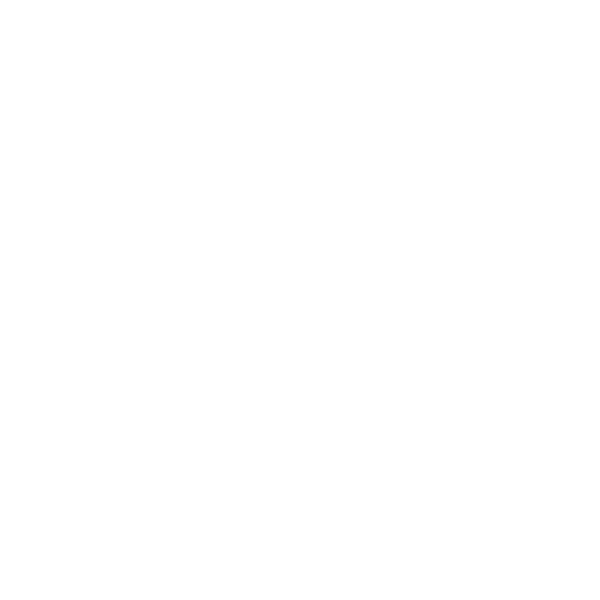
Frame 1 (no input)
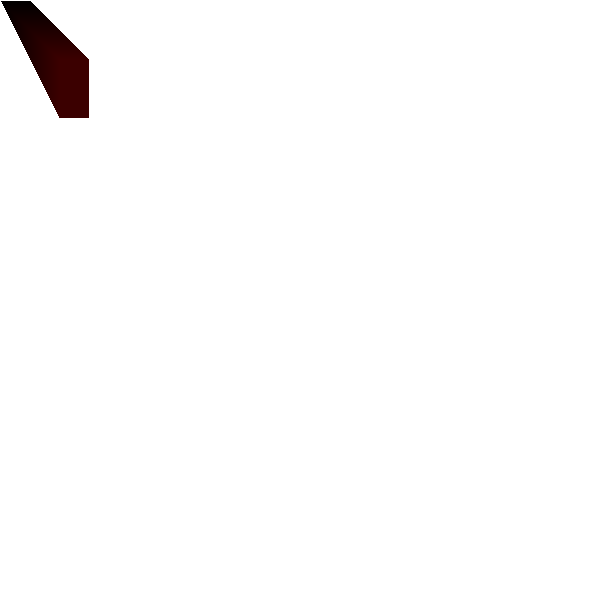
Frame 60 (the mouse pressed at the canvas centre just before this capture)
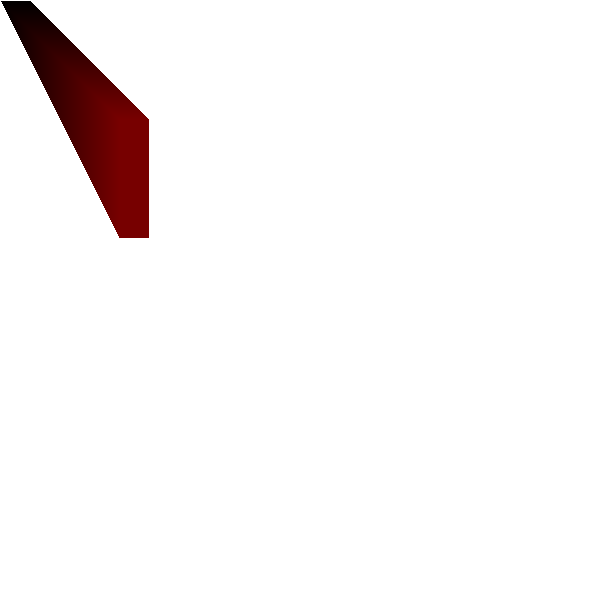
Frame 120 (the mouse held since frame 60 and released just before this capture)

The Processing sketch that drew these frames (run headless with seeded random() and noise(); from frame 60 on, the mouse is pressed at the canvas centre):

// Processing sketch: processing_125234
// ── processing_125234.pde

int bob=0;
float bob2=0;
int pat=0;

void setup() {
  size(600, 600);
  background(255);
}

void draw() {

  pat = pat-2;
  
  //int = bob est un nombre entier
  fill(bob,bob2,pat);
  noStroke();
  //stroke(bob,bob2,pat);
  rect(bob, bob, 30, bob);
  bob = bob+1;

  //float = bob n'est pas un nombre entier
  /*fill(bob,bob2,pat);
  stroke(bob,bob2,pat);
  rect(bob2, bob2, 20, 20);
  bob2 = bob2+1.5;*/
}
